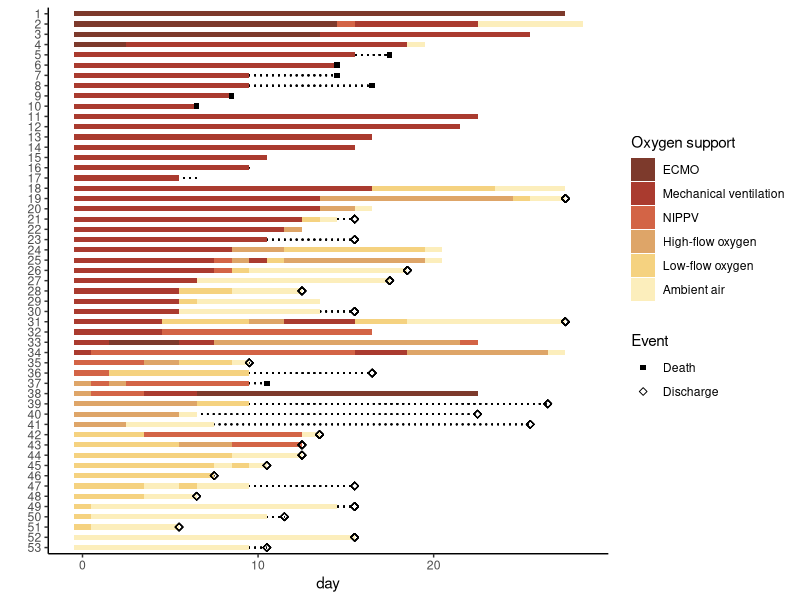

Generate this figure with R: (Note: this script raises an error after producing the figure.)
## ---- chunk 1
knitr::opts_chunk$set(
  collapse = TRUE,
  comment = "#>"
)
## ---- chunk 2
library(tidyverse)
d <- read_csv("data/data-fig-2.csv")
## ---- chunk 3
long_dat <- d %>%
  pivot_longer(day_1:day_36)

cats <- tibble(
  value = 1:6,
  cat = factor(c("Ambient air", "Low-flow oxygen", "High-flow oxygen", "NIPPV", 
                 "Mechanical ventilation", "ECMO"),
               levels = c("ECMO", "Mechanical ventilation", "NIPPV", 
                          "High-flow oxygen", "Low-flow oxygen", "Ambient air"))
)
long_dat %>%
  left_join(cats, by = "value") %>%
  filter(!is.na(value)) %>%
  mutate(day_oxy = as.numeric(gsub("day_", "", name)) - 1,
         day_oxy = ifelse(day_oxy > 28, 28, day_oxy),
         day = ifelse(day > 28, 28, day),
         patient = factor(patient, levels = 53:1),
         event = ifelse(event == "censor", NA, event)
  ) %>%
  ggplot(aes(x = patient, y = day_oxy, fill = cat)) +
  geom_segment(aes(x = patient, xend = patient,
                   y = 0, yend = day - 0.5), lty = 3) +
  geom_tile(width = 0.5) + 
  scale_fill_manual("Oxygen support",
                    values = c("#7D3A2C", "#AA3B2F", "#D36446", "#DEA568", 
                               "#F5D280", "#FCEEBC")) +
  geom_point(aes(x = patient, y = day - 0.5, shape = event)) +
  scale_shape_manual("Event", values = c(15, 5),
                     labels = c("Death", "Discharge", "")) +
  guides(fill = guide_legend(override.aes = list(shape = NA), order = 1)) +
  coord_flip() +
  labs(y = "day", x = "") +
  theme_classic()
## ---- chunk 4
long_dat <- long_dat %>%
  mutate(day_oxy = as.numeric(gsub("day_", "", name))) %>%
  filter(!is.na(value)) %>%
  group_by(patient) %>%
  mutate(first = first(value),
         last = last(value),
         improve = first >= last + 2 | event == "discharged") %>%
  ungroup()
## ---- chunk 5
long_dat %>%
  filter(improve) %>%
  group_by(patient) %>%
  mutate(improve1 = first >= value + 2) %>%
  filter(improve1) %>%
  mutate(t = first(day_oxy),
         event = 1) %>%
  slice(1) %>%
  ungroup() %>%
  select(patient, t, event) -> events_improved
## ---- chunk 6
long_dat %>%
  filter(improve) %>%
  anti_join(events_improved, by = "patient") %>%
  group_by(patient) %>%
  mutate(t = day,
         event = 1) %>%
  slice(1) %>%
  ungroup() %>%
  select(patient, t, event) -> events_discharged
## ---- chunk 7
long_dat %>%
  filter(!improve) %>%
  distinct(patient, day) %>%
  mutate(event = 0) %>%
  select(patient, t = day, event) -> non_events
## ---- chunk 8
dat <- bind_rows(events_improved, events_discharged, non_events)
library(survival)
library(survminer)
ggsurvplot(survfit(Surv(time = t, event = event) ~ 1, data = dat),
           fun = "event", break.time.by = 4, ggtheme = theme_bw()) 
